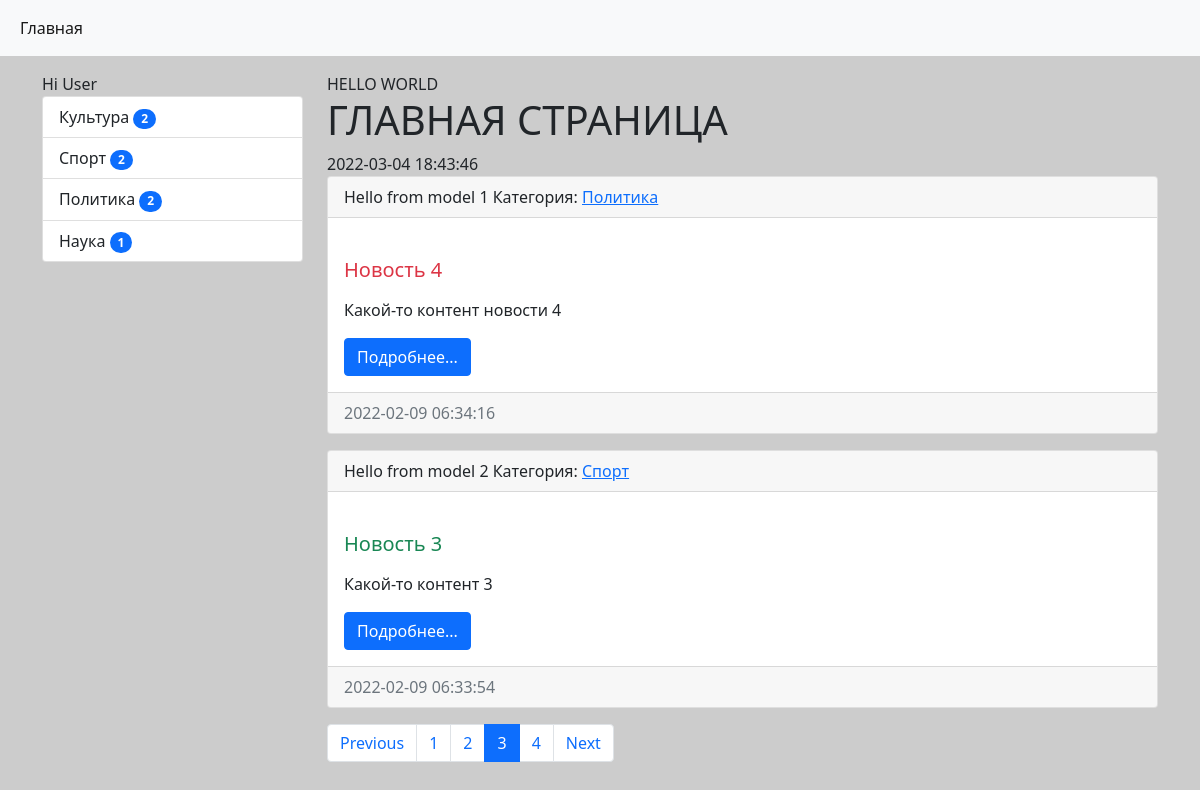
Page /?page=3 on the earlier database version.
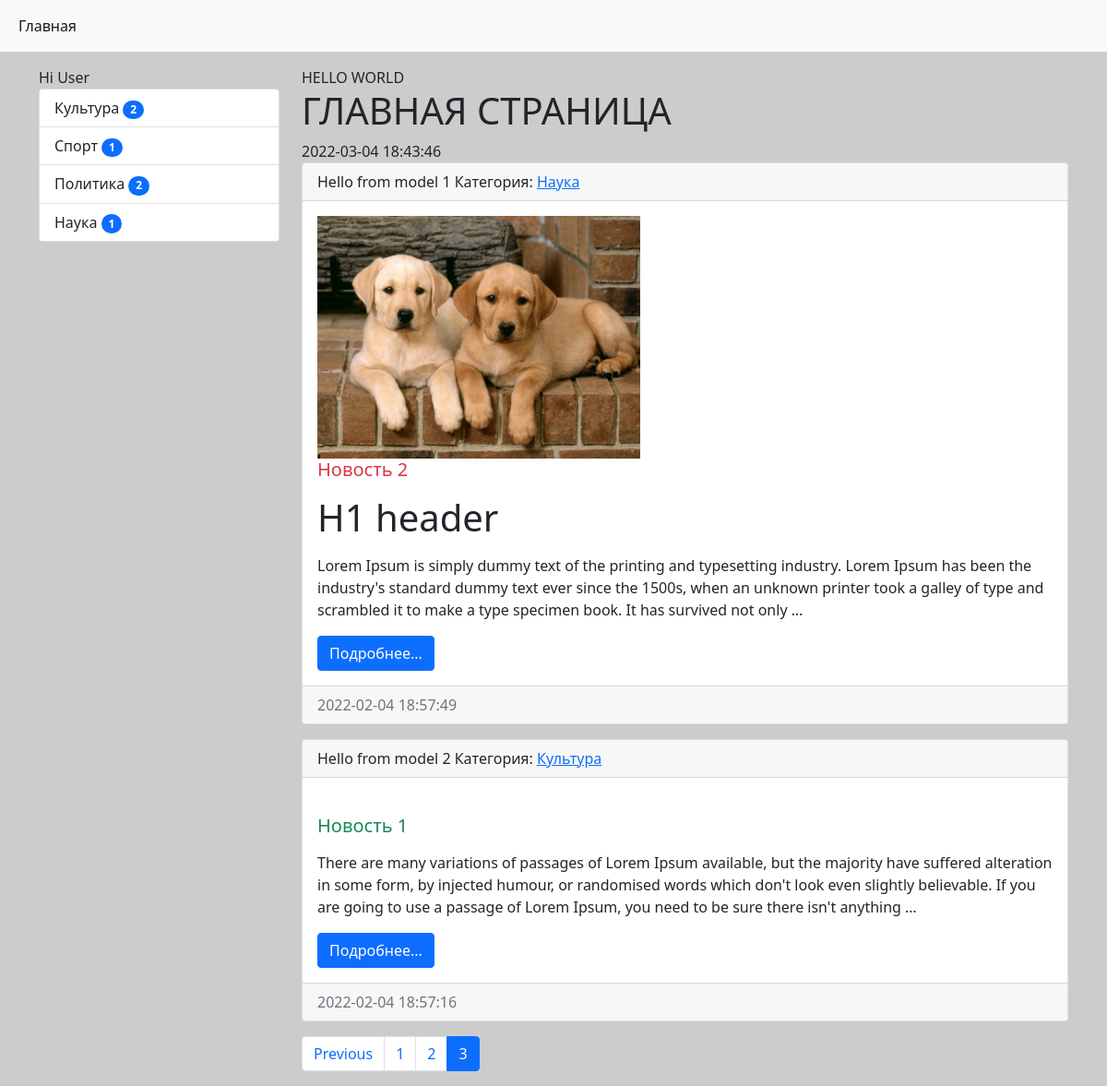
Same page on the later database version.
### news/models.py (models this page shows, shortened)
class Category(models.Model):
    title = models.CharField(max_length=150, db_index=True, verbose_name='Наименование категории')
    def get_absolute_url(self):
        return reverse("category", kwargs={"category_id": self.pk})
    def __str__(self): # Функция, которая показывает строковое представление объектов
        return self.title
    class Meta:
        verbose_name = 'Категория'
        verbose_name_plural = 'Категории'
        ordering = ['title']

class News(models.Model):
    title = models.CharField(max_length=150, verbose_name='Наименование')
    content = models.TextField(blank=True, verbose_name='Контент')
    created_at = models.DateTimeField(auto_now_add=True, verbose_name='Дата публикации')
    updated_at = models.DateTimeField(auto_now=True, verbose_name='Дата правки')
    photo = models.ImageField(upload_to=f'photos/%Y/%m/%d', verbose_name='Фото', blank=True)
    is_published = models.BooleanField(default=True, verbose_name='Опубликованно')
    category = models.ForeignKey('Category', on_delete=models.PROTECT, verbose_name='Категория') # Связывание этой области с таблицей категорий. Параметр null нужен потому, что мы уже ранее создали таблицу и без этого параметра ее просто нельзя будет поменять, т.к. данных то там нет, а мы добавляем новое поле
    def my_func(self):
        return 'Hello from model'
    def get_absolute_url(self): # Благодаря этому методу, если мы работаем с классами в views.py то происходит при добавлении чего-то в БД редирект на эту самую новость, которую мы добавили
        return reverse("view_news", kwargs={"news_id": self.pk})
    class Meta:
        verbose_name = 'Новость'
        verbose_name_plural = 'Новости'
        ordering = ['-created_at']

### news/views.py (the view)
# urls.py: path('', HomeNews.as_view(), name='home'), # Маршрут если используем класс
class HomeNews(MyMixin, ListView):
    model = News # Будут полученны все данные из модели News
    template_name = 'news/home_news_list.html' # Переобределение базового файла. По умолчанию django создает файл с названием приложения + _list.html, но мы хотим свое название. Теперь шаблон news_list.html не используется
    context_object_name = 'news' # Указываем название того объекта с которым мы хотим работать, вместо базового object_list. Это все уже в шаблоне, когда проходим циклом. {% for item in object_list %}, теперь соответственно {% for item in news %}
    mixin_prop = 'hello world'
    paginate_by = 2 # Две записи на странице должно показываться
    def get_context_data(self, **kwargs): # Данная функция уже позволяет нам получать переменные, но уже и те которые являются динамическими, т.е. изменяемыми, в общем улучшенная версия атрибута extra_context
        context = super().get_context_data(**kwargs) # Теперь в переменной записано все то, что было до этого
        context['title'] = self.get_upper('Главная страница')
        context['mixin_prop'] = self.get_prop()
        return context
    def get_queryset(self): # Данные метод переопределеяется в том случае, если нам нужна фильтрация по определенным данным. Например мы не хотим, чтобы если галочка не стоит в is_published, тогда новость бы не показывалась и вот тогда мы переопределяем этот метод
        return News.objects.filter(is_published=True).select_related('category')

### news/templatetags/news_tags.py (called while the page is built)
@register.inclusion_tag('news/list_categories.html') # Тег и параметром передается где он создан
def show_categories(arg1='Hello', arg2='world'): # Создание уже сложного тега, который может и выводить данные и рендерить их, т.е. отображать
    categories = Category.objects.annotate(cnt=Count('news', filter=F('news__is_published'))).filter(cnt__gt=0)
    return {'categories': categories, 'arg1': arg1, 'arg2': arg2}

### news/utils.py (called while the page is built)
    def get_prop(self):
        return self.mixin_prop.upper()

    def get_upper(self, string):
        if isinstance(string, str):
            return string.upper()
        else:
            return string.title.upper()

### news/templates/news/home_news_list.html (shortened to what this page needs)
{% extends 'base.html' %}
{% block sidebar %}
    {% include 'inc/_sidebar.html' %}
{% endblock %}
{% block content %}
{{ mixin_prop }}
<h1>{{ title }}</h1>
{% now 'Y-m-d H:i:s' %}
{% for item in news %}
<div class="card mb-3">
    <div class="card-header">
        {{item.my_func}}
        {{forloop.counter}}
        Категория: <a href="{{ item.category.get_absolute_url }}">{{ item.category }}</a>
    </div>
    <div class="card-body">
        <div class="media">
            {% if item.photo %}
            <img src="{{ item.photo.url }}" alt="" width="350" class="mr-3">
            {% else %}
            <img src="https://yes-books.ru/image/catalog/Family%20and%20Friends/net.jpg" alt="" width="350"
                class="mr-3">
            {% endif %}
            <div class="media-body">
                <h5 class="card-title {% cycle 'text-danger' 'text-success' %}">{{ item.title }}</h5>
                {% autoescape off %}
                <p class="card-text">{{ item.content|safe|linebreaks|truncatewords:50 }}</p>
                {% endautoescape %}
                <a href="{{ item.get_absolute_url }}" class="btn btn-primary">Подробнее...</a>
            </div>
        </div>
    </div>
    <div class="card-footer text-muted">
        {{ item.created_at|date:'Y-m-d H:i:s' }}
    </div>
</div>
{% endfor %}
{% endblock %}

### news/templates/news/list_categories.html
<div class="list-group">
    {{ arg1 }} {{ arg2 }}
    {% for item in categories %}
    <a href="{{ item.get_absolute_url }}" class="list-group-item list-group-item-action">{{ item.title }} <span class="badge bg-primary rounded-pill">{{ item.cnt }}</span> </a>
    {% endfor %}
</div>

Differences in the rows shown:
no longer on this page (row unchanged): News: my_func "Hello from model", category "Политика", title "Новость 4", content "Какой-то контент новости 4", created_at "2022-02-09 06:34:16"
no longer on this page (row edited): News: my_func "Hello from model", category "Спорт", title "Новость 3", content "Какой-то контент 3", created_at "2022-02-09 06:33:54"
computed for Category "Спорт": cnt "2" → "1"
now on this page (row edited): News: my_func "Hello from model", category "Наука", photo (picture), title "Новость 2", content "H1 header Lorem Ipsum is simply dummy text of the printing and typesetting industry. Lorem Ipsum has been the industry's standard dummy text ever since the 1500s, when an unknown printer took a galley of type and scrambled it to make a type specimen book. It has survived not only …", created_at "2022-02-04 18:57:49"
now on this page (row unchanged): News: my_func "Hello from model", category "Культура", title "Новость 1", content "There are many variations of passages of Lorem Ipsum available, but the majority have suffered alteration in some form, by injected humour, or randomised words which don't look even slightly believable. If you are going to use a passage of Lorem Ipsum, you need to be sure there isn't anything …", created_at "2022-02-04 18:57:16"
Other differences:
list line gone: "4"
text no longer shown: "Next"
